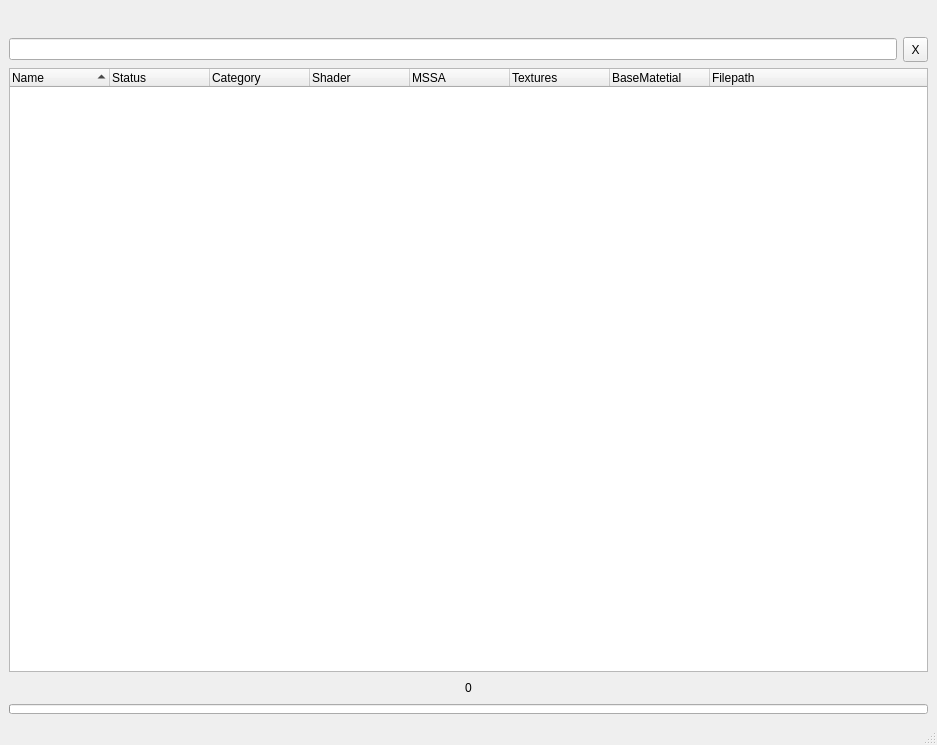
<?xml version="1.0" encoding="UTF-8"?>
<ui version="4.0">
 <class>MainWindow</class>
 <widget class="QMainWindow" name="MainWindow">
  <property name="geometry">
   <rect>
    <x>0</x>
    <y>0</y>
    <width>937</width>
    <height>745</height>
   </rect>
  </property>
  <property name="windowTitle">
   <string>Materialist v1.0</string>
  </property>
  <widget class="QWidget" name="centralwidget">
   <layout class="QVBoxLayout" name="verticalLayout">
    <item>
     <layout class="QHBoxLayout" name="horizontalLayout">
      <item>
       <spacer name="horizontalSpacer">
        <property name="orientation">
         <enum>Qt::Horizontal</enum>
        </property>
        <property name="sizeHint" stdset="0">
         <size>
          <width>40</width>
          <height>20</height>
         </size>
        </property>
       </spacer>
      </item>
      <item>
       <widget class="QPushButton" name="pushButton">
        <property name="text">
         <string/>
        </property>
        <property name="icon">
         <iconset>
          <normaloff>C:/Users/snadeau/.designer/backup/UI/MatMoov_Logo.png</normaloff>C:/Users/snadeau/.designer/backup/UI/MatMoov_Logo.png</iconset>
        </property>
        <property name="iconSize">
         <size>
          <width>341</width>
          <height>75</height>
         </size>
        </property>
        <property name="flat">
         <bool>true</bool>
        </property>
       </widget>
      </item>
      <item>
       <spacer name="horizontalSpacer_2">
        <property name="orientation">
         <enum>Qt::Horizontal</enum>
        </property>
        <property name="sizeHint" stdset="0">
         <size>
          <width>40</width>
          <height>20</height>
         </size>
        </property>
       </spacer>
      </item>
     </layout>
    </item>
    <item>
     <layout class="QHBoxLayout" name="horizontalLayout_2" stretch="3,0">
      <item>
       <widget class="QLineEdit" name="lineEdit_search"/>
      </item>
      <item>
       <widget class="QToolButton" name="toolButton_clr_search">
        <property name="minimumSize">
         <size>
          <width>25</width>
          <height>25</height>
         </size>
        </property>
        <property name="maximumSize">
         <size>
          <width>25</width>
          <height>25</height>
         </size>
        </property>
        <property name="text">
         <string>X</string>
        </property>
       </widget>
      </item>
     </layout>
    </item>
    <item>
     <widget class="QTreeWidget" name="treeWidget">
      <property name="contextMenuPolicy">
       <enum>Qt::CustomContextMenu</enum>
      </property>
      <property name="selectionMode">
       <enum>QAbstractItemView::ContiguousSelection</enum>
      </property>
      <property name="selectionBehavior">
       <enum>QAbstractItemView::SelectItems</enum>
      </property>
      <property name="textElideMode">
       <enum>Qt::ElideRight</enum>
      </property>
      <property name="sortingEnabled">
       <bool>true</bool>
      </property>
      <property name="animated">
       <bool>true</bool>
      </property>
      <property name="wordWrap">
       <bool>true</bool>
      </property>
      <attribute name="headerVisible">
       <bool>true</bool>
      </attribute>
      <attribute name="headerHighlightSections">
       <bool>false</bool>
      </attribute>
      <column>
       <property name="text">
        <string>Name</string>
       </property>
      </column>
      <column>
       <property name="text">
        <string>Status</string>
       </property>
      </column>
      <column>
       <property name="text">
        <string notr="true">Category</string>
       </property>
      </column>
      <column>
       <property name="text">
        <string>Shader</string>
       </property>
      </column>
      <column>
       <property name="text">
        <string>MSSA</string>
       </property>
      </column>
      <column>
       <property name="text">
        <string>Textures</string>
       </property>
      </column>
      <column>
       <property name="text">
        <string>BaseMatetial</string>
       </property>
      </column>
      <column>
       <property name="text">
        <string>Filepath</string>
       </property>
      </column>
     </widget>
    </item>
    <item>
     <layout class="QHBoxLayout" name="horizontalLayout_3">
      <item>
       <spacer name="horizontalSpacer_4">
        <property name="orientation">
         <enum>Qt::Horizontal</enum>
        </property>
        <property name="sizeHint" stdset="0">
         <size>
          <width>40</width>
          <height>20</height>
         </size>
        </property>
       </spacer>
      </item>
      <item>
       <widget class="QLabel" name="label_count">
        <property name="text">
         <string>0</string>
        </property>
       </widget>
      </item>
      <item>
       <spacer name="horizontalSpacer_3">
        <property name="orientation">
         <enum>Qt::Horizontal</enum>
        </property>
        <property name="sizeHint" stdset="0">
         <size>
          <width>40</width>
          <height>20</height>
         </size>
        </property>
       </spacer>
      </item>
     </layout>
    </item>
    <item>
     <widget class="QProgressBar" name="progressBar">
      <property name="minimumSize">
       <size>
        <width>0</width>
        <height>10</height>
       </size>
      </property>
      <property name="maximumSize">
       <size>
        <width>16777215</width>
        <height>10</height>
       </size>
      </property>
      <property name="value">
       <number>0</number>
      </property>
      <property name="textVisible">
       <bool>false</bool>
      </property>
     </widget>
    </item>
   </layout>
  </widget>
  <widget class="QStatusBar" name="statusbar"/>
 </widget>
 <resources/>
 <connections/>
</ui>
